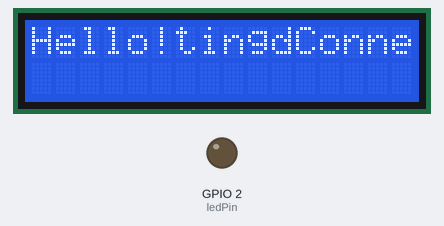
The sketch below on a simulated ESP8266 (NodeMCU). On the bench: 16×2 character LCD, output pins drawn as LEDs (lit = HIGH). WiFi joins after 1.5 s; servers stay silent unless stated; what the sketch prints to the serial monitor is not drawn.

Above: at 1.9 s.
At 2.9 s:
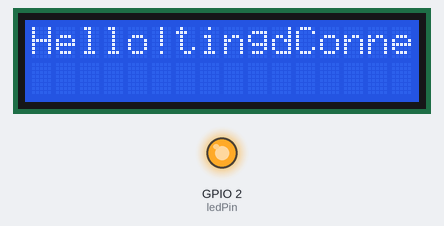
Timing chart, 0 to 130.0 s (numbered marks = the images above):
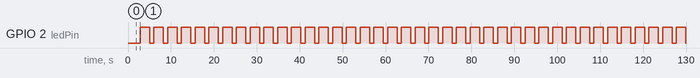

Measured:
- by itself, GPIO 2 (ledPin): alternates HIGH for 2.2 s and LOW for 1.0 s

The sketch:

wifi_client_01.ino.ino
```cpp
/*  Connects to the home WiFi network
 *  Asks some network parameters
 *  Sends and receives message from the server in every 2 seconds
 *  Communicates: wifi_server_01.ino
 */
#include <SPI.h>
#include <ESP8266WiFi.h>
#include <Wire.h>
#include <LiquidCrystal_I2C.h>

// Set the LCD address to 0x27 for a 16 chars and 2 line display
LiquidCrystal_I2C lcd(0x27, 16, 2);

byte ledPin = 2;
char ssid[] = "wifi_2.4G";           // SSID of your home WiFi
char pass[] = "wifigenius12431243";            // password of your home WiFi
//String pAnswer = "Hello!"; //previous answer
String answer = "Hello!";

unsigned long askTimer = 0;

IPAddress server(192,168,5,111);       // the fix IP address of the server
WiFiClient client;

void setup() {
  // initialize the LCD
  lcd.begin(0,2);  // sda=0 | D3, scl=2 | D4

  // Turn on the blacklight and print a message.
  lcd.backlight();
  lcd.setCursor(0, 0);
  lcd.print("LCD started");
  Serial.begin(115200);               // only for debug
  WiFi.begin(ssid, pass);             // connects to the WiFi router
  while (WiFi.status() != WL_CONNECTED) {
    Serial.print(".");
    lcd.print("Connecting");
    lcd.setCursor(0, 0);
    delay(500);
  }
  Serial.println("Connected to wifi");
  Serial.print("Status: "); Serial.println(WiFi.status());    // Network parameters
  Serial.print("IP: ");     Serial.println(WiFi.localIP());
  Serial.print("Subnet: "); Serial.println(WiFi.subnetMask());
  Serial.print("Gateway: "); Serial.println(WiFi.gatewayIP());
  Serial.print("SSID: "); Serial.println(WiFi.SSID());
  Serial.print("Signal: "); Serial.println(WiFi.RSSI());
  pinMode(ledPin, OUTPUT);
}

void loop () {
  client.connect(server, 80);   // Connection to the server
  digitalWrite(ledPin, LOW);    // to show the communication only (inverted logic)
  Serial.println(".");
  client.println("Hello server! Are you sleeping?\r");  // sends the message to the server
  lcd.setCursor(0, 0);
  lcd.print(answer);
  answer = client.readStringUntil('\r');   // receives the answer from the sever
  Serial.println("from server: " + answer);
  lcd.setCursor(0, 1);
  lcd.print(answer);
  client.flush();
  digitalWrite(ledPin, HIGH);
  delay(2000);                  // client will trigger the communication after two seconds
}
```
